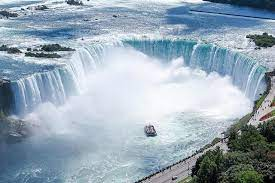
%> input picture Final/Data/Ex1.jfif, 275 x 183 px
$ octave Ex1.m   (GNU Octave 9; MATLAB toolbox functions it lacks are replaced by stand-ins)
%> lines starting %> are read from the running program, lines starting %| are printed output that depends on the picture
%Ex1
clear, clc, close all

%%%%%%%%%%%%%%%%%%%%%%%%%
%1.a. Plot the original image and its histogram. Save this image as ‘Color_Histogram.jpe'
Img = imread('Ex1.jfif');
%> Img is the input picture: size 183x275x3 uint8; mean R, G, B 151.3, 168.3, 181.8

[count, bins] = imhist(Img);
%> count = 256 values, max 1424 at index 248, min 70 at index 4, mean 589.7; bins = 256 values from 0 to 255
FS = 10;
figure(1), clf;

subplot(1,2,1), bar(bins,count);
set(gca,'fontsize',FS); grid on;
xlim([0 255]); ylim([0 max(count(:)+500)]);
xlabel('Index level'); ylabel('# of pixels');

subplot(1,2,2),imshow(Img);
title('Original Image','fontsize',FS);
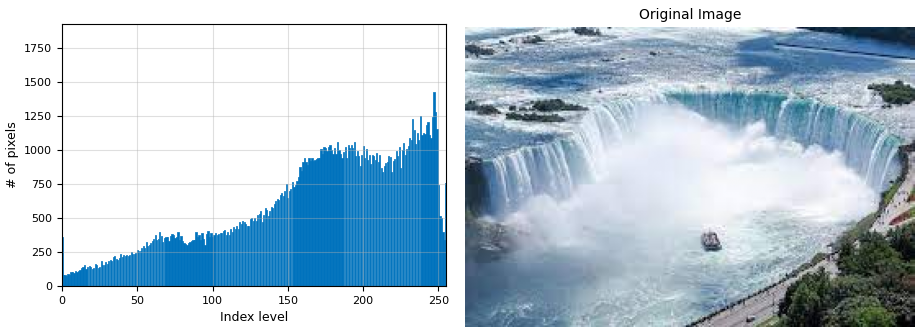
%> figure redrawn from the program's plot data, 2 panels

saveas(1, 'Color_Histogram.jpeg');

%1.b. Display three primary components Red, Green and Blue of the original image.
%Recombine them in Blue, Red, Green order.
%Plot these images in the same figure and save as ‘Primary_Colors_and_BRG_Image.jpeg’

I1(:,:,1) = Img(:,:,1); % red component
I1(:,:,2) = 0; % green component
I1(:,:,3) = 0; % blue component
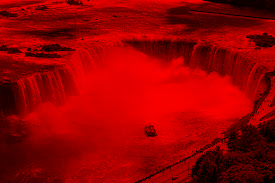
%> I1: size 183x275x3 uint8; mean R, G, B 151.3, 0, 0

I2(:,:,2) = Img(:, :, 2); % green component
I2(:,:,1) = 0; % red component
I2(:,:,3) = 0; % blue component
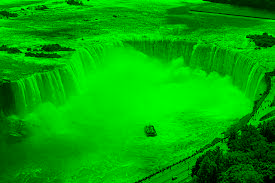
%> I2: size 183x275x3 uint8; mean R, G, B 0, 168.3, 0

I3(:,:,3) = Img(:, :, 3); % blue component
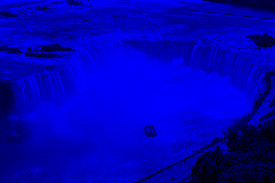
%> I3: size 183x275x3 uint8; mean R, G, B 0, 0, 181.8
I3(:,:,1) = 0; % red component
I3(:,:,2) = 0; % green component

figure(2), clf;
subplot (2, 3 , 1), imshow(I1), title ('Red Image', "fontsize", FS);
subplot (2, 3 , 2), imshow(I2), title ('Green Image', "fontsize", FS);
subplot (2, 3 , 3), imshow(I3), title ('Blue Image', "fontsize", FS);

%Reorder the three components to create a new image as (BRG).
I4(:,:,1) = Img(:,:,3); % red component = img blue
I4(:,:,2) = Img(:,:,1); % green component = img red
I4(:,:,3) = Img(:,:,2); % blue component = img green
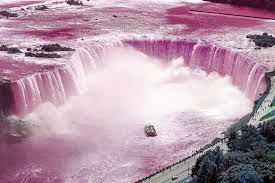
%> I4: size 183x275x3 uint8; mean R, G, B 181.8, 151.3, 168.3
subplot (2, 3 , 5), imshow(I4), title ('BRG Image', "fontsize", FS);
saveas(2, 'Primary_Colors_and_BRG_Image.jpeg');

%1.c. Apply histogram equalization for the original image.
%Plot the image and its histogram after being equalized.
%Save this figure as ‘Equalizatio n_Histogram.jpeg'

figure(3), clf;
I5(:,:,1) = histeq(Img(:, :, 1)); % red component
I5(:,:,2) = histeq(Img(:, :, 2)); % green component
I5(:,:,3) = histeq(Img(:, :, 3)); % blue component
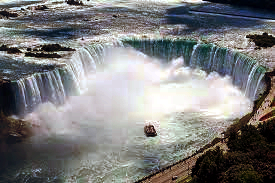
%> I5: size 183x275x3 uint8; mean R, G, B 126.2, 126.2, 126.4
[count, bins] = imhist(I5);
%> count = 256 values, max 3462 at index 1, min 0 at index 2, mean 589.7
bins *= 255;
%> bins = 256 values from 0 to 65025
subplot(1, 2, 1), bar(bins, count);
set(gca, "fontsize", FS); grid on;
xlim([0 255]); xlabel('Index Level'); ylabel('# of pixels');
title('Histogram of equalized image', "fontsize", FS);

subplot(1,2,2),imshow(I5);
title('Equalized Image','fontsize',FS);
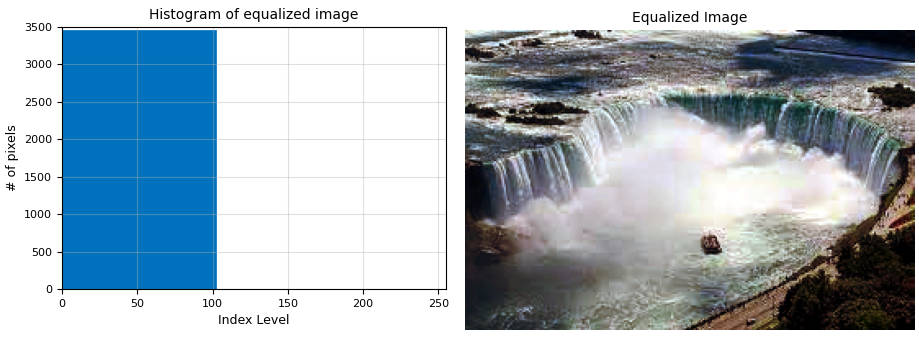
%> figure redrawn from the program's plot data, 2 panels
saveas(3, 'Equalizatio n_Histogram.jpeg')

$ run again, with Final/Data/Ex2.jpg saved as Final/Data/Ex1.jfif
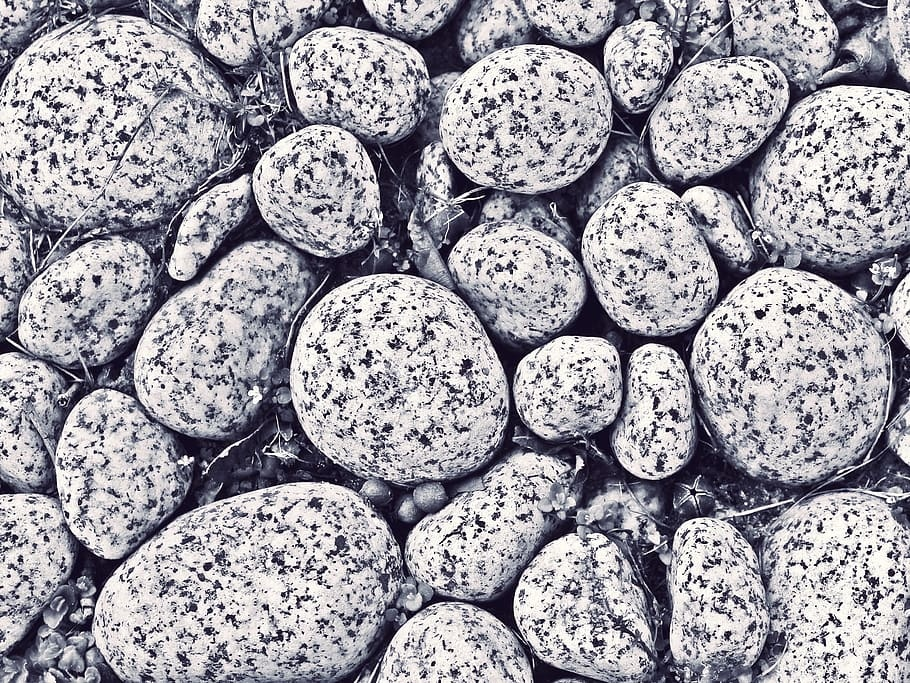
%> input picture Final/Data/Ex2.jpg, 910 x 683 px
%> Img is the input picture: size 683x910x3 uint8; mean R, G, B 157, 154.7, 162.7
%> `[count, bins] = imhist(Img);`: count = 256 values, max 60848 at index 256, min 2337 at index 3, mean 7283.6; bins = 256 values from 0 to 255
%> `I5(:,:,1) = histeq(Img(:, :, 1));`:
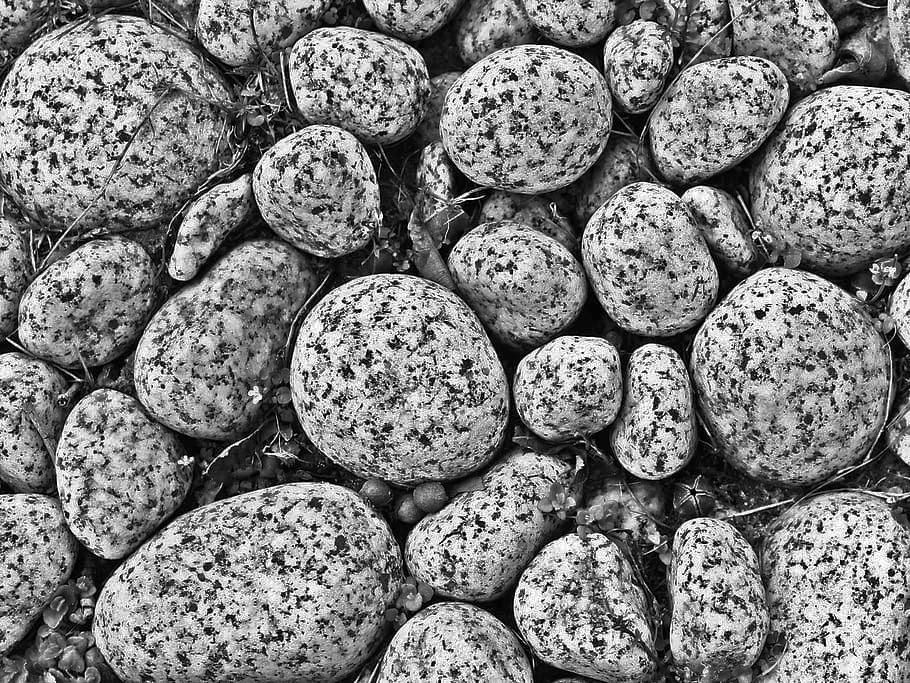
%> I5: size 683x910 uint8; min 0, max 255, mean 126.4
%> `[count, bins] = imhist(I5);`: count = 256 values, max 60848 at index 256, min 0 at index 2, mean 7283.6
%> `bins *= 255;`: bins = 256 values from 0 to 65025
%> `title('Equalized Image','fontsize',FS);`:
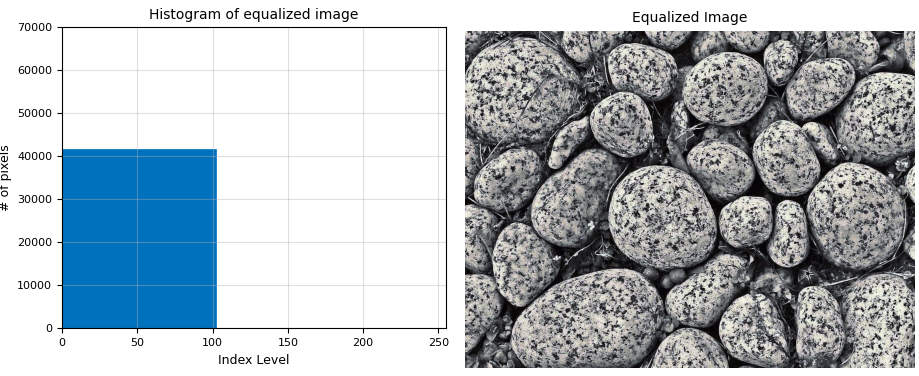
%> figure redrawn from the program's plot data, 2 panels

$ run again, with Final/Data/Ex4.jpg saved as Final/Data/Ex1.jfif
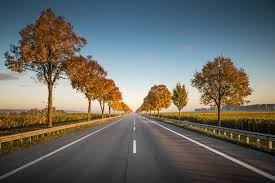
%> input picture Final/Data/Ex4.jpg, 275 x 183 px
%> Img is the input picture: size 183x275x3 uint8; mean R, G, B 106.8, 106.3, 100.3
%> `[count, bins] = imhist(Img);`: count = 256 values, max 1268 at index 87, min 15 at index 254, mean 589.7; bins = 256 values from 0 to 255
%> `I5(:,:,3) = histeq(Img(:, :, 3));`:
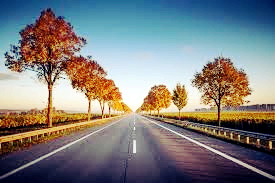
%> I5: size 183x275x3 uint8; mean R, G, B 126.3, 126.2, 126
%> `[count, bins] = imhist(I5);`: count = 256 values, max 3455 at index 1, min 0 at index 2, mean 589.7
%> `bins *= 255;`: bins = 256 values from 0 to 65025
%> `title('Equalized Image','fontsize',FS);`:
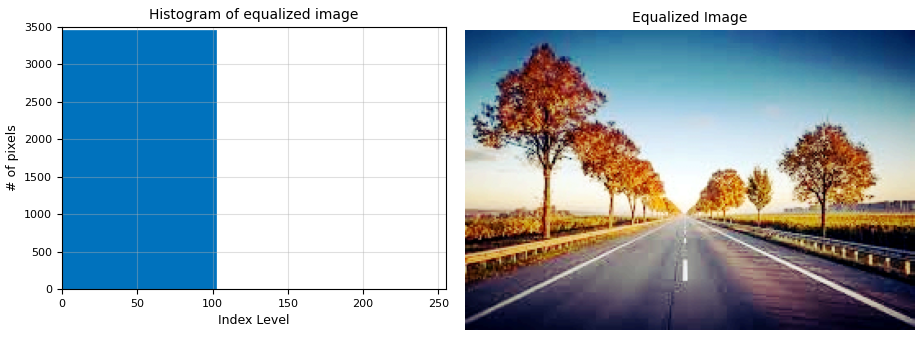
%> figure redrawn from the program's plot data, 2 panels
